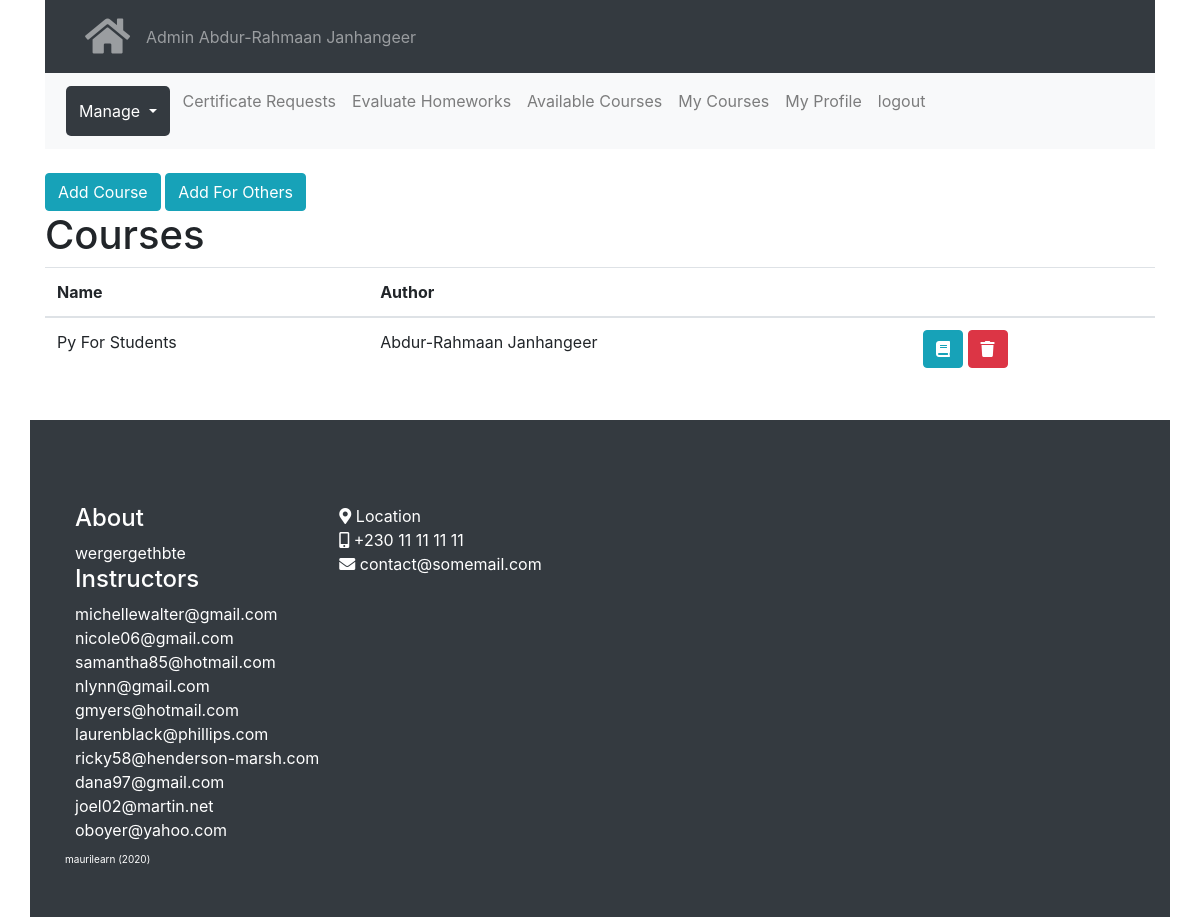
The page /course/ (signed in) on the database as committed earlier.
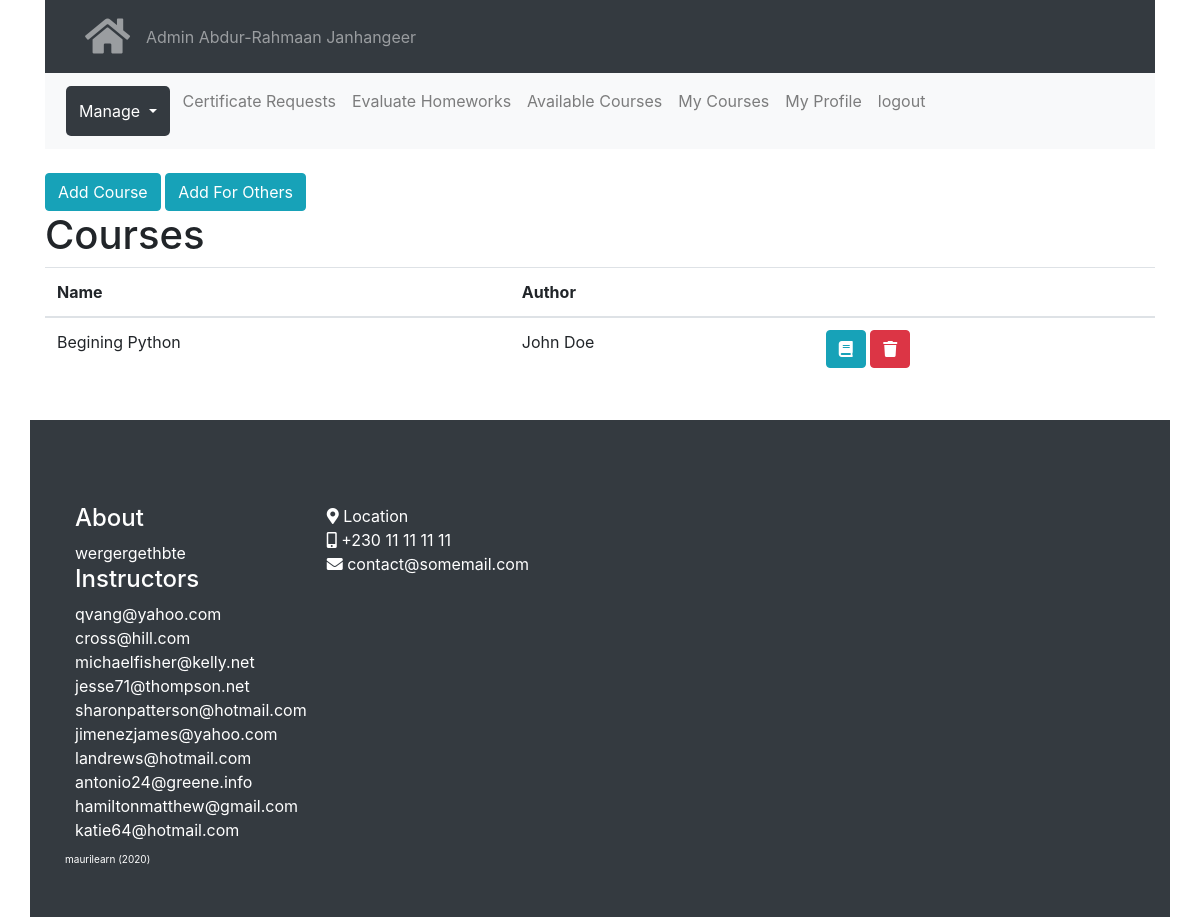
The same page on the database as committed later.
### modules/auth/models.py (models this page shows, shortened)
class User(UserMixin, db.Model):
    __tablename__ = 'users'
    id = db.Column(db.Integer, primary_key=True)
    email = db.Column(db.String(100))
    password = db.Column(db.String(128))
    name = db.Column(db.String(120))
    role = db.Column(db.String(120))
    courses = db.relationship("Course",
        secondary=course_subs,
        cascade = "all, delete")# !subs- teacher, students
    quiz_histories = db.relationship('QuizHistory', backref='person', lazy=True,
        cascade="all, delete, delete-orphan")
    def delete(self):
        db.session.delete(self)
        db.session.commit()

### modules/course/models.py (models this page shows, shortened)
class Course(db.Model):
    __tablename__ = 'courses'
    id = db.Column(db.Integer, primary_key=True)
    name = db.Column(db.String(100))
    created_date = db.Column(db.DateTime, default=datetime.now())
    teacher_id = db.Column(db.Integer, db.ForeignKey('users.id'),
        nullable=False)
    sections = db.relationship('Section', backref='course', lazy=True,
        cascade="all, delete, delete-orphan")
    def delete(self):
        db.session.delete(self)
        db.session.commit()

### modules/course/view.py (the view)
@course_blueprint.route("/")
@roles_required(['admin', 'teacher'])
@login_required
def index():
    context = base_context()
    context['User'] = User
    if current_user.role == 'admin':
        courses = Course.query.all()
    else:
        courses = Course.query.filter(
            (Course.teacher_id==current_user.id)
            ).all()
    context['courses'] = courses
    return render_template('course/index.html', **context)

### modules/auth/access.py (called while the page is built)
def roles_required(roles):
    def wrapper(fn):
        @wraps(fn)
        def decorated_view(*args, **kwargs):
            if current_user.is_authenticated: # no () as we did not implement def is-authenticated in user model
                if not current_user.role in roles:
                    return 'Unauthorised access'
            else:
                redirect(url_for('auth.login'))
            return fn(*args, **kwargs)
        return decorated_view
    return wrapper

### shopyoapi/enhance.py (called while the page is built)
def base_context():
    base_context = {
        'MESSAGE': '',
        'current_user': current_user,
        'User': User
    }
    return base_context.copy()

### modules/course/templates/course/index.html (shortened to what this page needs)
{% extends "base/base.html" %}
{% block content %}
{%set active_page = 'manage'%}
{%include 'course/partials/nav.html'%}
<br>
<a class="btn btn-info" href="{{url_for('course.add')}}">Add Course</a>
{%if current_user.role == 'admin'%}
<a class="btn btn-info" href="{{url_for('course.add')}}">Add For Others</a>
{%endif%}
<br>
<h1>Courses</h1>
<table class="table">
    <thead>
        <tr>
            <th>Name</th>
            <th>Author</th>
            <th></th>
        </tr>
    </thead>
    <tbody>
{% for course in courses %}
    {%set teacher = User.query.get(course.teacher_id)%}
    <tr>
        <td>{{course.name}}</td>
        <td>{{teacher.name}}</td>
        <td>
            <a class="btn btn-info" href="{{url_for('course.view', course_id=course.id)}}">
                <i class="fa fa-book"></i>
            </a>
            <a class="btn btn-danger" href="{{url_for('course.delete_check', course_id=course.id)}}"
                onClick="return confirm('Are you sure you wish to delete?');">
                <i class="fa fa-trash"></i>
            </a>
        </td>
    </tr>
{%endfor%}
    </tbody>
</table>
{% endblock %}

### modules/base/templates/base/base.html (shortened to what this page needs)
<!DOCTYPE html>
<html>
<head>
    <link rel="stylesheet" href="/static/bootstrap.min.css">
    <link rel="stylesheet" href="/static/fontawesome/css/all.css">
</head>
<body>
<div class="container">
    <nav class="navbar navbar-expand-sm bg-dark navbar-dark">
      <div id="flashed-messages">
    </div>
      <ul class="navbar-nav">
        <li class="nav-item">
          <a class="nav-link" href="/" title="Main Page"><i class="fas fa-home"></i></a>
        </li>
      </ul>
      <ul class="navbar-nav">
        <li class="nav-item">
          <a class="nav-link" href="/" title="Main Page">
            <span style="text-transform:capitalize;">{{current_user.role}}</span> {{current_user.name}}
          </a>
        </li>
      </ul>
    </nav>
    {% block content %}{% endblock %}
</div>
<br>
<footer class="app-footer page-footer bg-dark container" style="">
  <br>
  <div class="row">
    <div class="">
      <h4>About</h4>
      wergergethbte
      <h4>Instructors</h4>
      {%for teacher in User.query.filter(
                (User.role == 'teacher')
                ).all()%}
        {{teacher.email}}<br>
      {%endfor%}
    </div>
    <div class="">
      <i class="fa fa-map-marker-alt"></i> Location <br>
      <i class="fa fa-mobile-alt"></i> +230 11 11 11 11 <br>
      <i class="fa fa-envelope"></i> contact@somemail.com
    </div>
  </div>
  <div class="row app-copyright">
    maurilearn (<span id="year"></span>)
  </div>
</footer>
</body>
</html>

### modules/course/templates/course/partials/nav.html (shortened to what this page needs)
<nav class="navbar navbar-expand-lg navbar-light bg-light">
  <div class="collapse navbar-collapse" id="navbarSupportedContent">
    <ul class="navbar-nav mr-auto">
      <li class="nav-item {{ 'app-active' if active_page == 'manage' else '' }} dropdown">
        <a class="nav-link dropdown-toggle" href="#" id="navbarDropdown" role="button" data-toggle="dropdown" aria-haspopup="true" aria-expanded="false">
          Manage
        </a>
      </li>
      {%if current_user.role in ['admin', 'teacher']%}
        <li class="nav-item {{ 'app-active' if active_page == 'certificate_requests' else '' }}">
          <a class="nav-link"
           href="{{url_for('course.view_certificate_request')}}">Certificate Requests</a>
        </li>
        <li class="nav-item {{ 'app-active' if active_page == 'evaluate_homeworks' else '' }}">
          <a class="nav-link"
           href="{{url_for('course.view_homework_submissions')}}">Evaluate Homeworks</a>
        </li>
      {%endif%}
      <li class="nav-item {{ 'app-active' if active_page == 'available_courses' else '' }}">
        <a class="nav-link"
           href="{{url_for('course.list')}}">Available Courses</a>
      </li>
      <li class="nav-item {{ 'app-active' if active_page == 'my_courses' else '' }}">
        <a class="nav-link"
           href="{{url_for('course.mycourses')}}">My Courses</a>
      </li>
      <li class="nav-item {{ 'app-active' if active_page == 'profile' else '' }}">
        <a class="nav-link"
           href="{{url_for('profile.index', user_id=current_user.id)}}">My Profile</a>
      </li>
      <li class="nav-item {{ 'app-active' if active_page == '' else '' }}">
        <a class="nav-link"
           href="{{url_for('auth.logout')}}">logout</a>
      </li>
    </ul>
  </div>
</nav>

### modules/base/templates/base/base.html (style rules this page uses)
html { scroll-behavior: smooth; }
.nav-link i { font-size: 40px; }
#flashed-messages { padding: 5px; position: fixed; right: 5px; top: 5px; z-index: 10; height: 300px; overflow-y: scroll; }
#flashed-messages { -ms-overflow-style: none; }
.app-footer { width: 100% !important; color: white !important; padding: 50px !important; }
.app-footer .row div { margin: 10px !important; }
.app-copyright { font-size: 10px; }
.app-active { background-color: #343a40 !important; border-radius: 5px; padding: 5px; margin: 5px; }
.app-active a { color: white !important; }

Rows that differ between the two databases and show on the page:
removed Course: name "Py For Students", {{ teacher.name }} "Abdur-Rahmaan Janhangeer"
no longer on one of the page's lists (row edited): User: email "michellewalter@gmail.com"
added Course: name "Begining Python", {{ teacher.name }} "John Doe"
changed User: email "nicole06@gmail.com" → "qvang@yahoo.com"
changed User: email "samantha85@hotmail.com" → "cross@hill.com"
changed User: email "nlynn@gmail.com" → "michaelfisher@kelly.net"
changed User: email "gmyers@hotmail.com" → "jesse71@thompson.net"
changed User: email "laurenblack@phillips.com" → "sharonpatterson@hotmail.com"
changed User: email "ricky58@henderson-marsh.com" → "jimenezjames@yahoo.com"
changed User: email "dana97@gmail.com" → "landrews@hotmail.com"
changed User: email "joel02@martin.net" → "antonio24@greene.info"
changed User: email "oboyer@yahoo.com" → "hamiltonmatthew@gmail.com"
now on this page (row edited): User: email "katie64@hotmail.com"
